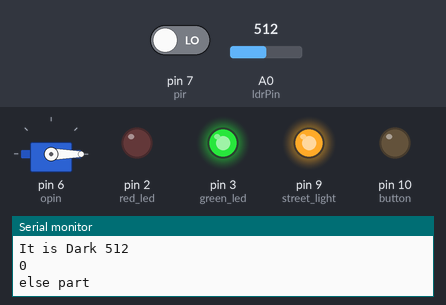
The sketch below on a simulated Arduino Uno, built with avr-gcc and run on an emulated ATmega328P. Shown: servo, output pins drawn as LEDs (lit = HIGH), the last lines printed to the serial monitor. The test bench sets the inputs (shaded band); at power-on: pin 7 (pir) LOW, A0 (ldrPin) = 512.

Above: at 2.8 s.
2.9 s: pin 7 (pir) driven HIGH
At 3.47 s:
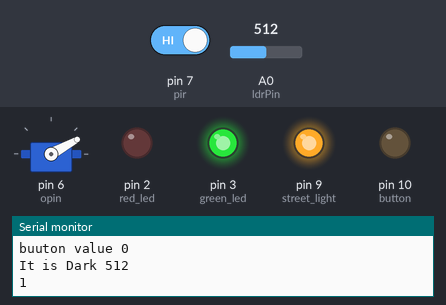
At 5.6 s:
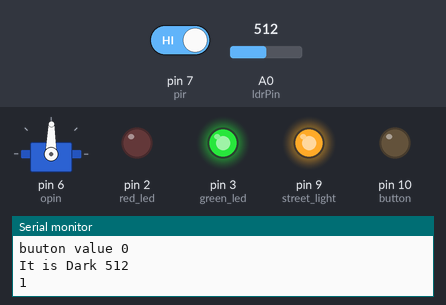
Timing chart, 0 to 50.2 s (numbered marks = the images above; inputs shaded):
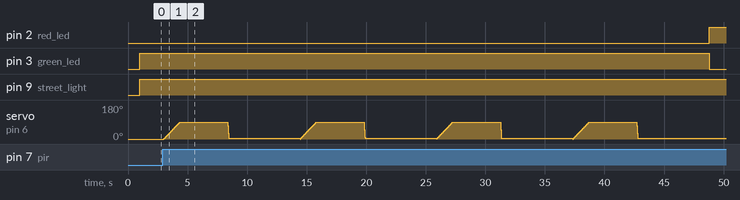

The sketch:

final.ino
```cpp
#include <Servo.h> // add the libraies
Servo servo_test;
#define opin 6 // servo motor data pin
int button= 10; // button data  pin
int val=0;
int aval=4;   // avalable for car
const int ldrPin =A0;
int angle = 0;
int red_led=2;
int green_led=3;
int street_light=9;


void setup() {

  pinMode(opin,OUTPUT);
  pinMode(button,INPUT);
  pinMode(ldrPin,INPUT);
  pinMode(button,OUTPUT);
  pinMode(red_led,OUTPUT);
  pinMode(green_led,OUTPUT);
  pinMode(street_light,OUTPUT);


  servo_test.attach(opin);
  Serial.begin(9600);


}

void loop() {

   open_gate();  // this function use to open the gate using pir sensor
   car_exit();   // this function return at time of car exit  using a button
   ldr_pin();     // to glow the street light at night using ldr sensor


   if(aval==0){
       digitalWrite(red_led,HIGH);  // if parking is full then red led indicate to parking full
       digitalWrite(green_led,LOW);
   }
   else{
     digitalWrite(green_led,HIGH);// if parking is availavle then green led indicate to availavle for parking
     digitalWrite(red_led,LOW);
   }

 }

void open_gate()
{


  int pin = digitalRead(7); // pir sensor read pin
  Serial.println(pin);

  if( pin==HIGH && aval>0)

  {
     for(angle = 0; angle < 90; angle += 1)    // command to move from 0 degrees to 90 degrees
      {
         servo_test.write(angle);                 //command to rotate the servo to the specified angle
         delay(15);
      }

  delay(4000);

  if(aval>0 && aval<10)
   {
       aval--;

      Serial.print("car count ");
      Serial.println(aval);
   }

   for(angle = 90; angle>=1; angle-=5)     // command to move from 90 degrees to 0 degrees
  {
    servo_test.write(angle);              //command to rotate the servo to the specified angle
    delay(5);
  }

  delay(5000);

   }

   else if(pin==LOW)
   {
     servo_test.write(0);
      Serial.println("else part");
   }

    delay(1000);

}

void car_exit(){

     val=digitalRead(button);

      Serial.print("buuton value ");
      Serial.println(val);


  if(val==HIGH){

     val=digitalRead(button);
      Serial.print("buuton value ");
      Serial.println(val);
     if(val==HIGH)
     {

         delay(200);
         if(aval >=0 && aval<=9)
         {
            aval++;                    // exit the car
            Serial.print("car exit ");
             Serial.println(aval);
         }

    }
  }

}


void ldr_pin(){


  int ledStatus=analogRead(ldrPin);

  if(ledStatus>115)
  {
    Serial.print("It is Dark ");
    Serial.println(ledStatus);
     digitalWrite(street_light,HIGH);
  }
  else
  {
     Serial.print("Light ");
     Serial.println(ledStatus);
     digitalWrite(street_light,LOW);

  }


}
```
